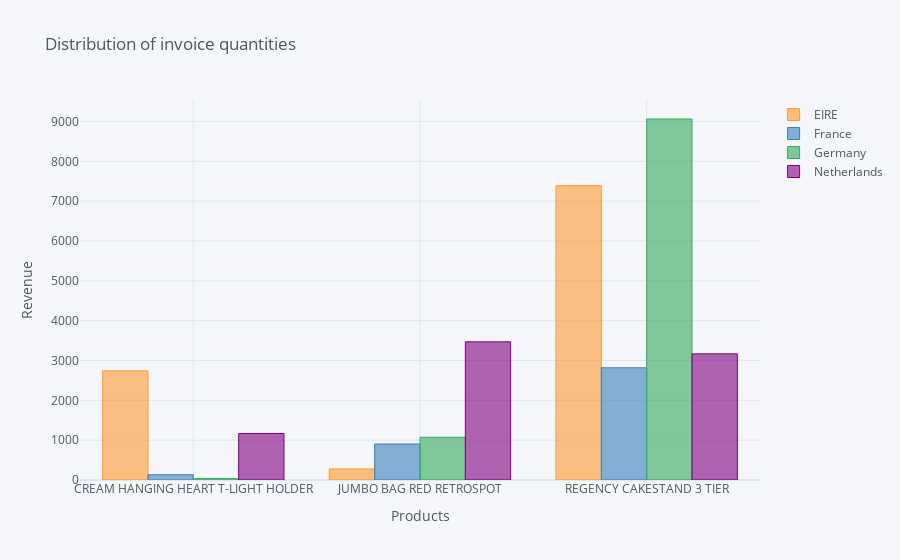

Notebook source saved alongside this figure:
### Code cell
data5.iplot(kind='bar', xTitle='Products', 
           yTitle='Revenue', title='Distribution of invoice quantities')

### Figure 1 — Plotly figure (JSON) as saved in the notebook; plotly's stock layout.template omitted (floating-point values rounded to 4 significant figures)
{"data": [{"marker": {"color": "rgba(255, 153, 51, 0.6)", "line": {"color": "rgba(255, 153, 51, 1.0)", "width": 1}}, "name": "EIRE", "orientation": "v", "text": "", "type": "bar", "x": ["CREAM HANGING HEART T-LIGHT HOLDER", "JUMBO BAG RED RETROSPOT", "REGENCY CAKESTAND 3 TIER"], "y": [2741.0, 278.7, 7389.0]}, {"marker": {"color": "rgba(55, 128, 191, 0.6)", "line": {"color": "rgba(55, 128, 191, 1.0)", "width": 1}}, "name": "France", "orientation": "v", "text": "", "type": "bar", "x": ["CREAM HANGING HEART T-LIGHT HOLDER", "JUMBO BAG RED RETROSPOT", "REGENCY CAKESTAND 3 TIER"], "y": [131.8, 903.4, 2817.0]}, {"marker": {"color": "rgba(50, 171, 96, 0.6)", "line": {"color": "rgba(50, 171, 96, 1.0)", "width": 1}}, "name": "Germany", "orientation": "v", "text": "", "type": "bar", "x": ["CREAM HANGING HEART T-LIGHT HOLDER", "JUMBO BAG RED RETROSPOT", "REGENCY CAKESTAND 3 TIER"], "y": [35.4, 1073.0, 9062.0]}, {"marker": {"color": "rgba(128, 0, 128, 0.6)", "line": {"color": "rgba(128, 0, 128, 1.0)", "width": 1}}, "name": "Netherlands", "orientation": "v", "text": "", "type": "bar", "x": ["CREAM HANGING HEART T-LIGHT HOLDER", "JUMBO BAG RED RETROSPOT", "REGENCY CAKESTAND 3 TIER"], "y": [1167, 3468, 3166.0]}], "layout": {"legend": {"bgcolor": "#F5F6F9", "font": {"color": "#4D5663"}}, "paper_bgcolor": "#F5F6F9", "plot_bgcolor": "#F5F6F9", "title": {"font": {"color": "#4D5663"}, "text": "Distribution of invoice quantities"}, "xaxis": {"gridcolor": "#E1E5ED", "showgrid": true, "tickfont": {"color": "#4D5663"}, "title": {"font": {"color": "#4D5663"}, "text": "Products"}, "zerolinecolor": "#E1E5ED"}, "yaxis": {"gridcolor": "#E1E5ED", "showgrid": true, "tickfont": {"color": "#4D5663"}, "title": {"font": {"color": "#4D5663"}, "text": "Revenue"}, "zerolinecolor": "#E1E5ED"}}}
